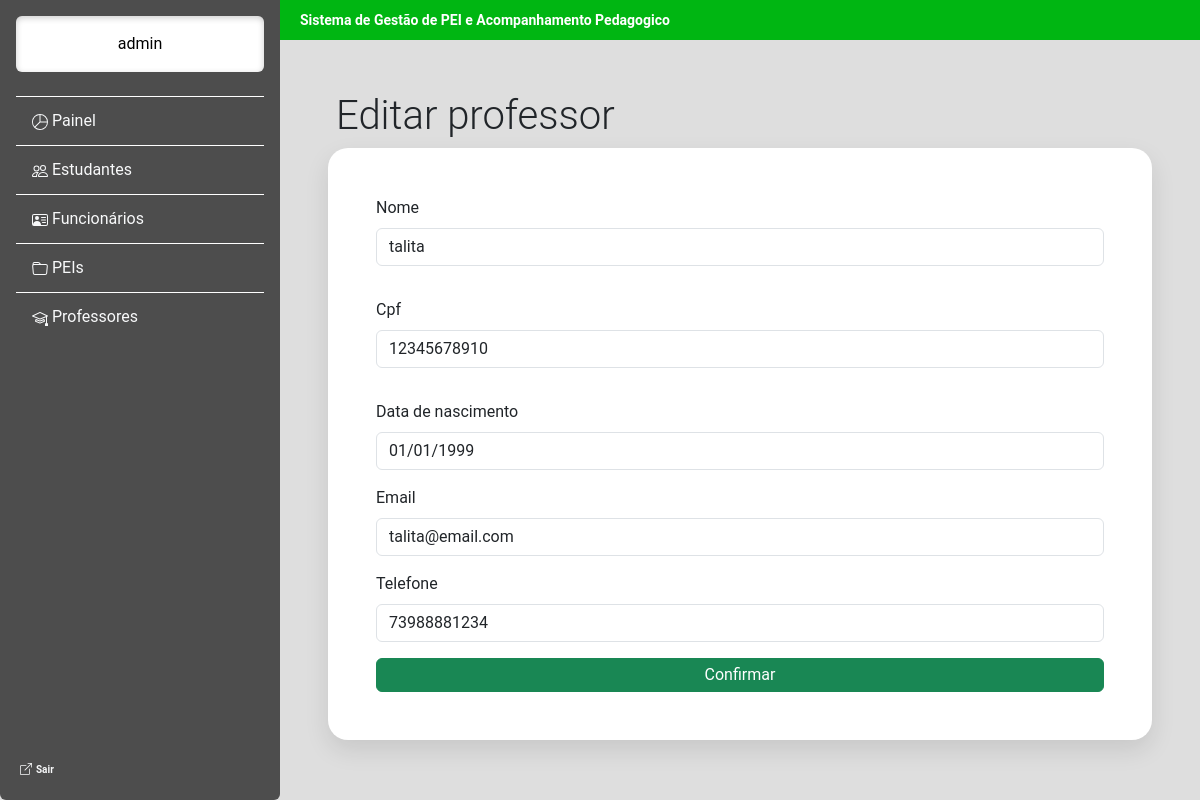
Page /estudante/editar_professor/12345678910/ (signed in) on the committed database.
### estudante/models.py (models this page shows, shortened)
class Usuario(AbstractUser):
    cpf = models.CharField(max_length=255, unique=True)

class Professor(models.Model):
    cpf = models.CharField(max_length=255, unique=True)
    nome = models.CharField(max_length=255)
    matricula = models.CharField(max_length=255, primary_key=True)
    data_de_nascimento = models.DateField()
    email = models.EmailField()
    telefone = models.CharField(max_length=255)

### estudante/views.py (the view, shortened to what this page needs)
# urls.py: path("editar_professor/<str:matricula>/", views.editar_professor, name="editar_professor"),
@login_required(login_url="login1")
def editar_professor(request, matricula):
    if request.method  == "GET":
        professor = get_object_or_404(Professor, matricula=matricula)
        formulario = FormularioProfessor(instance=professor)
        for formulario1 in formulario.fields.keys():
            formulario.fields[formulario1].widget.attrs["class"] = "form-control"
        dicionario = {"formulario":formulario, "matricula":matricula, 'nome_usuario': request.user.first_name}
        return render(request, "editar_professor.html", dicionario)

### estudante/forms.py
class FormularioProfessor(forms.ModelForm):
    class Meta:
        model = Professor
        exclude = ["matricula"]

### estudante/templates/editar_professor.html (shortened to what this page needs)
<!doctype html>
<html lang="pt-BR">
<head>
    <link href="https://cdn.jsdelivr.net/npm/bootstrap@5.3.8/dist/css/bootstrap.min.css" rel="stylesheet">
</head>
<body class="bg-cinza d-flex justify-content-center align-items-center min-vh-100">
{% include 'barra_lateral.html' %}
    <main class="flex-grow-1 p-5">
        <div class="topbar fw-bold" style=" background-color: #00B612; color: #ffffff; font-size: 14px;">
            Sistema de Gestão de PEI e Acompanhamento Pedagogico
        </div>
        <br>
        <div class="display-6 p-2">
            Editar professor
        </div>
        <form action="{% url 'editar_professor' matricula %}" method="post">{% csrf_token %}
             <div class="d-flex flex-column container-branco p-5 flex-shrink-0 p-3 box p-4">
                <div class="row g-3">
                    <div class="mb-3">
                        <label for="{{formulario.nome.id_for_label}}" class="form-label">{{formulario.nome.label}}</label>
                        {{formulario.nome}}
                    </div>
                    <div class="mb-3">
                        <label for="{{formulario.cpf.id_for_label}}" class="form-label">{{formulario.cpf.label}}</label>
                        {{formulario.cpf}}
                    </div>
                    <div class="mb-3">
                         <label for="{{formulario.data_de_nascimento.id_for_label}}" class="form-label">{{formulario.data_de_nascimento.label}}</label>
                        {{formulario.data_de_nascimento}}
                    </div>
                </div>
                    <div class="mb-3">
                        <label for="{{formulario.email.id_for_label}}" class="form-label">{{formulario.email.label}}</label>
                        {{formulario.email}}
                    </div>
                    <div class="mb-3">
                        <label for="{{formulario.telefone.id_for_label}}" class="form-label">{{formulario.telefone.label}}</label>
                        {{formulario.telefone}}
                    </div>
                    <input class="btn btn-success p-1 w-100" type="submit" value="Confirmar">
                </div>
            </form>
    </main>
</body>
</html>

### estudante/templates/barra_lateral.html (shortened to what this page needs)
<!DOCTYPE html>
<html lang="pt-BR">
<head>
    <link href="https://cdn.jsdelivr.net/npm/bootstrap@5.3.8/dist/css/bootstrap.min.css" rel="stylesheet">
</head>
<body>
    <div class="barra-lateral d-flex flex-column flex-shrink-0 p-3 vh-100 rounded-bottom">
        <a class="nav-link text-center text-black rounded bg-white p-3" style="box-shadow: inset 0 2px 6px rgba(0,0,0,0.2);" > {{ nome_usuario }} </a>
        <br>
        <ul class="barra-lateral-link nav nav-pills flex-column mb-auto">
            <li class="nav-item">
                <a href="/estudante/painel_administrador/#" class="nav-link link-light" aria-current="page">
                    <svg xmlns="http://www.w3.org/2000/svg" width="16" height="16" fill="currentColor" class="bi bi-pie-chart" viewBox="0 0 16 16">
                      <path d="M7.5 1.018a7 7 0 0 0-4.79 11.566L7.5 7.793zm1 0V7.5h6.482A7 7 0 0 0 8.5 1.018M14.982 8.5H8.207l-4.79 4.79A7 7 0 0 0 14.982 8.5M0 8a8 8 0 1 1 16 0A8 8 0 0 1 0 8"/>
                    </svg>
                    Painel
                </a>
            </li>
            <li>
                <a href="/estudante/gerenciar_estudante/#" class="nav-link link-light">
                    Estudantes
                </a>
            </li>
            <li>
                <a href="/estudante/gerenciar_funcionario/#" class="nav-link link-light">
                    Funcionários
                </a>
            </li>
            <li>
                <a href="/estudante/gerenciar_pei/#" class="nav-link link-light">
                    PEIs
                </a>
            </li>
            <li>
                <a href="/estudante/gerenciar_professor/#" class="nav-link link-light">
                    Professores
            </a>
            </li>
        </ul>
        <div class="mt-auto">
            <a href="{% url 'sair' %}" class="nav-link link-light p-1">
                <strong class="txt-ot"> Sair </strong>
            </a>
        </div>
    </div>
</body>
</html>

### estudante/templates/barra_lateral.html (style rules this page uses)
.txt-ot { font-size: 10px; }
main { margin-left: 280px; padding: 20px; }
.barra-lateral { position: fixed; top: 0; left: 0; width: 280px; height: 100vh; background-color: #4D4D4D; color: white; }
.barra-lateral-link .nav-link { color: white; border-top: 1px solid white; border-radius: 0; padding: 12px 16px; }
.topbar { position: fixed; top: 0; left: 280px; right: 0; height: 40px; background: #00B612; color: white; display: flex; align-items: center; padding: 0 20px; z-index: 1000; }
.bg-cinza { background-color: #DEDEDE; font-family: 'Roboto', sans-serif; }
.container-branco { border-radius: 20px; box-shadow: 0 10px 25px rgba(0,0,0,0.1); background-color: #ffffff; }

### rows in the picture
Usuario: first_name "admin"
Professor: nome "talita", cpf "12345678910", data_de_nascimento "01/01/1999", email "talita@email.com", telefone "73988881234"
